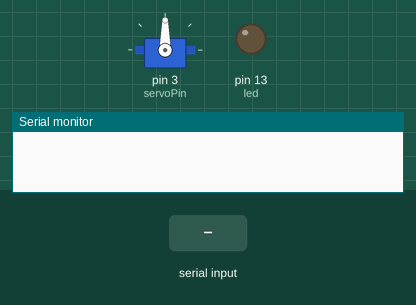
Bench run of a sketch on a simulated Arduino Uno, built with avr-gcc and run on an emulated ATmega328P. Shown: servo, output pins drawn as LEDs (lit = HIGH), the last lines printed to the serial monitor. The inputs (shaded band) are chosen by the test bench.

Above: at 1.2 s.
1.3 s: "1" received over Serial
At 1.9 s:
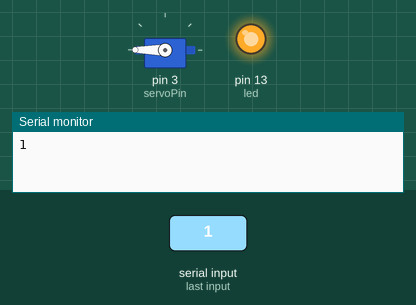
2.8 s: "0" received over Serial
At 3.1 s:
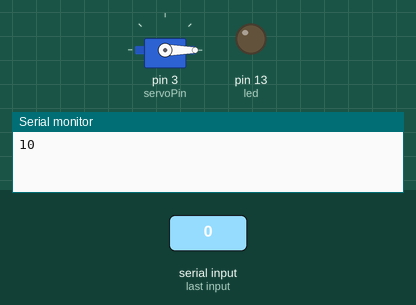
Timing chart, 0 to 5.8 s (numbered marks = the images above; inputs shaded):
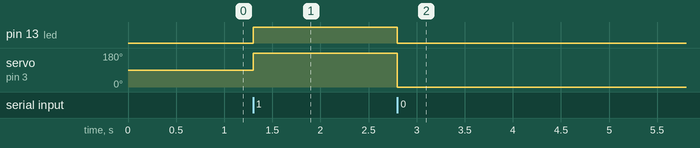

Measured:
- after the input at 1.3 s, pin 13 (led): LOW → HIGH at once; servo on pin 3 (servoPin): 90° → 180° at once
- after the input at 2.8 s, pin 13 (led): HIGH → LOW at once; servo on pin 3 (servoPin): 180° → 0° at once

The sketch:

ardata.ino
```cpp
#include<Servo.h>
char ardata;
int led = 13;
int servoPin = 3;
Servo Servo1;
void setup() {
  // put your setup code here, to run once:
  pinMode(led,OUTPUT);
  Serial.begin(9600);
  Servo1.attach(servoPin);
}

void loop() {
  // put your main code here, to run repeatedly:
  if (Serial.available()>0){
      ardata = Serial.read();
      Serial.print(ardata);


    if(ardata == '1'){
      digitalWrite(led,HIGH);
       Servo1.write(180);
       delay(1000);
    }
    if(ardata == '0'){
      digitalWrite(led,LOW);
      Servo1.write(0);
      delay(1000);
  }
  }
}
```
